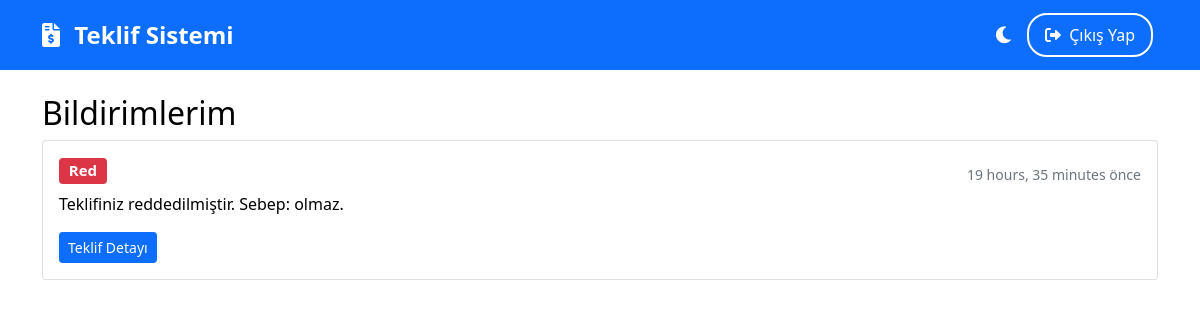
The page /bildirimler/ (signed in) on the database its author committed.
### musteri/models.py (models this page shows, shortened)
class Bildirim(models.Model):
    BILDIRIM_TIPLERI = [
        ('ONAY', 'Onay'),
        ('RED', 'Red'),
        ('REVIZYON', 'Revizyon'),
    ]
    musteri = models.ForeignKey('Musteri', on_delete=models.CASCADE)
    teklif = models.ForeignKey('teklifler.Teklif', on_delete=models.CASCADE)
    tip = models.CharField(max_length=20, choices=BILDIRIM_TIPLERI)
    mesaj = models.TextField()
    okundu = models.BooleanField(default=False)
    created_at = models.DateTimeField(default=timezone.now)
    class Meta:
        ordering = ['-created_at']
        verbose_name = 'Bildirim'
        verbose_name_plural = 'Bildirimler'

### musteri/views.py (the view)
# urls.py: path('bildirimler/', bildirimler, name='bildirimler'),
@login_required
def bildirimler(request):
    try:
        musteri = request.user.musteri_set.first()
        if not musteri:
            return redirect('anasayfa')
        bildirimler = Bildirim.objects.filter(musteri=musteri, okundu=False)
        return render(request, 'musteri/bildirimler.html', {
            'bildirimler': bildirimler
        })
    except Exception as e:
        logger.error(f"Hata: {str(e)}")
        return JsonResponse({'error': 'Bir hata oluştu'}, status=500)

### templates/musteri/bildirimler.html
{% extends 'base.html' %}
{% block content %}
<div class="container mt-4">
    <h2>Bildirimlerim</h2>
    <div class="row">
        <div class="col-12">
            {% for bildirim in bildirimler %}
            <div class="card mb-3">
                <div class="card-body">
                    <div class="d-flex justify-content-between align-items-center">
                        <h5 class="card-title">
                            <span class="badge {% if bildirim.tip == 'ONAY' %}bg-success
                                           {% elif bildirim.tip == 'RED' %}bg-danger
                                           {% else %}bg-warning{% endif %}">
                                {{ bildirim.get_tip_display }}
                            </span>
                        </h5>
                        <small class="text-muted">{{ bildirim.created_at|timesince }} önce</small>
                    </div>
                    <p class="card-text">{{ bildirim.mesaj }}</p>
                    <a href="#" class="btn btn-sm btn-primary">Teklif Detayı</a>
                </div>
            </div>
            {% empty %}
            <div class="alert alert-info">
                Henüz okunmamış bildiriminiz bulunmuyor.
            </div>
            {% endfor %}
        </div>
    </div>
</div>
{% endblock %}

### templates/base.html (style rules this page uses)
:root[data-theme="light"] { --bg-color: #ffffff; --text-color: #000000; --navbar-bg: #0d6efd; --navbar-text: #ffffff; --card-bg: #ffffff; --card-border: rgba(0,0,0,0.125); --table-text: #000000; --table-bg: #ffffff; --table-border: #dee2e6; --table-hover: rgba(0,0,0,0.075); --input-bg: #ffffff; --input-text: #000000; --input-border: #ced4da; --input-focus: #80bdff; --label-text: #212529; }
body { background-color: var(--bg-color); color: var(--text-color); transition: background-color 0.3s ease, color 0.3s ease; }
.card { background-color: var(--card-bg); border-color: var(--card-border); }

### rows shown on the page
Bildirim: tip "Red", created_at "19 hours, 35 minutes", mesaj "Teklifiniz reddedilmiştir. Sebep: olmaz."
